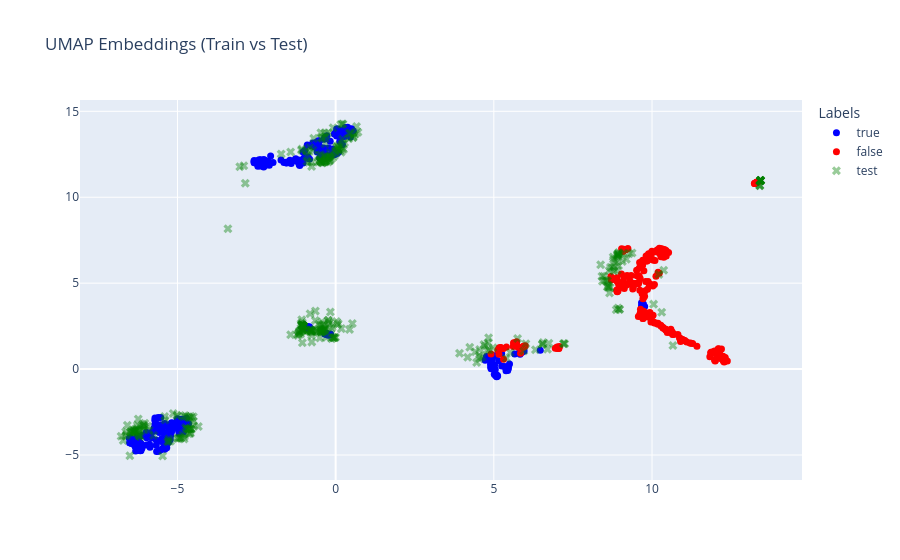

This figure's notebook cell:
### Code cell
plot_umap_from_precomputed(ET_O_Tr,LT_O_Tr,"../2. Torquato Tasso/datasets/train",ET_O_Te, LT_O_Te,"../2. Torquato Tasso/datasets/test", output_file = "res/Emb_Torquato_original.html")

### Figure 1 — Plotly figure (JSON) as saved in the notebook; plotly's stock layout.template omitted (floating-point values rounded to 4 significant figures; data arrays with more than 128 entries replaced by an {"elided": "..."} marker saying what was removed)
{"data": [{"hovertext": {"elided": "302 str values"}, "marker": {"color": "blue", "size": 7, "symbol": "circle"}, "mode": "markers", "name": "true", "text": {"elided": "302 str values"}, "type": "scatter", "x": {"elided": "302 float values"}, "y": {"elided": "302 float values"}}, {"marker": {"color": "red", "size": 7, "symbol": "circle"}, "mode": "markers", "name": "false", "text": {"elided": "228 str values"}, "type": "scatter", "x": {"elided": "228 float values"}, "y": {"elided": "228 float values"}}, {"marker": {"color": "green", "opacity": 0.4, "size": 8, "symbol": "x"}, "mode": "markers", "name": "test", "text": {"elided": "346 str values"}, "type": "scatter", "x": {"elided": "346 float values"}, "y": {"elided": "346 float values"}}], "layout": {"legend": {"title": {"text": "Labels"}}, "title": {"text": "UMAP Embeddings (Train vs Test)"}}}
